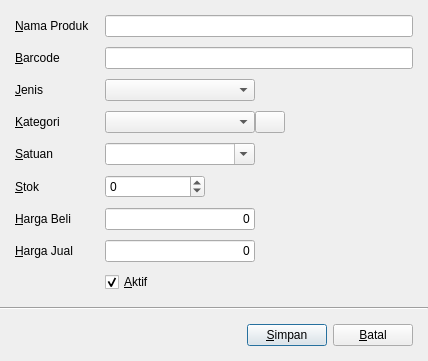
<?xml version="1.0" encoding="UTF-8"?>
<ui version="4.0">
 <class>ProductEditor</class>
 <widget class="QDialog" name="ProductEditor">
  <property name="geometry">
   <rect>
    <x>0</x>
    <y>0</y>
    <width>428</width>
    <height>361</height>
   </rect>
  </property>
  <property name="windowTitle">
   <string>Produk</string>
  </property>
  <layout class="QVBoxLayout" name="verticalLayout">
   <property name="spacing">
    <number>0</number>
   </property>
   <property name="leftMargin">
    <number>0</number>
   </property>
   <property name="topMargin">
    <number>0</number>
   </property>
   <property name="rightMargin">
    <number>0</number>
   </property>
   <property name="bottomMargin">
    <number>0</number>
   </property>
   <item>
    <widget class="QFrame" name="contentFrame">
     <layout class="QFormLayout" name="formLayout">
      <property name="horizontalSpacing">
       <number>15</number>
      </property>
      <property name="verticalSpacing">
       <number>10</number>
      </property>
      <property name="leftMargin">
       <number>15</number>
      </property>
      <property name="topMargin">
       <number>15</number>
      </property>
      <property name="rightMargin">
       <number>15</number>
      </property>
      <property name="bottomMargin">
       <number>15</number>
      </property>
      <item row="0" column="0">
       <widget class="QLabel" name="label">
        <property name="text">
         <string>&amp;Nama Produk</string>
        </property>
        <property name="buddy">
         <cstring>nameEdit</cstring>
        </property>
       </widget>
      </item>
      <item row="0" column="1">
       <widget class="QLineEdit" name="nameEdit"/>
      </item>
      <item row="2" column="1">
       <widget class="QComboBox" name="typeComboBox">
        <property name="maximumSize">
         <size>
          <width>150</width>
          <height>16777215</height>
         </size>
        </property>
       </widget>
      </item>
      <item row="4" column="0">
       <widget class="QLabel" name="label_2">
        <property name="text">
         <string>&amp;Satuan</string>
        </property>
        <property name="buddy">
         <cstring>uomComboBox</cstring>
        </property>
       </widget>
      </item>
      <item row="4" column="1">
       <widget class="QComboBox" name="uomComboBox">
        <property name="maximumSize">
         <size>
          <width>150</width>
          <height>16777215</height>
         </size>
        </property>
        <property name="editable">
         <bool>true</bool>
        </property>
       </widget>
      </item>
      <item row="6" column="0">
       <widget class="QLabel" name="label_3">
        <property name="text">
         <string>&amp;Harga Beli</string>
        </property>
        <property name="buddy">
         <cstring>costEdit</cstring>
        </property>
       </widget>
      </item>
      <item row="6" column="1">
       <widget class="CurrencyEdit" name="costEdit">
        <property name="maximumSize">
         <size>
          <width>150</width>
          <height>16777215</height>
         </size>
        </property>
        <property name="text">
         <string>0</string>
        </property>
        <property name="alignment">
         <set>Qt::AlignRight|Qt::AlignTrailing|Qt::AlignVCenter</set>
        </property>
       </widget>
      </item>
      <item row="7" column="0">
       <widget class="QLabel" name="label_4">
        <property name="text">
         <string>&amp;Harga Jual</string>
        </property>
        <property name="buddy">
         <cstring>priceEdit</cstring>
        </property>
       </widget>
      </item>
      <item row="7" column="1">
       <widget class="CurrencyEdit" name="priceEdit">
        <property name="maximumSize">
         <size>
          <width>150</width>
          <height>16777215</height>
         </size>
        </property>
        <property name="text">
         <string>0</string>
        </property>
        <property name="alignment">
         <set>Qt::AlignRight|Qt::AlignTrailing|Qt::AlignVCenter</set>
        </property>
       </widget>
      </item>
      <item row="2" column="0">
       <widget class="QLabel" name="label_5">
        <property name="text">
         <string>&amp;Jenis</string>
        </property>
        <property name="buddy">
         <cstring>typeComboBox</cstring>
        </property>
       </widget>
      </item>
      <item row="8" column="1">
       <widget class="QCheckBox" name="activeCheckBox">
        <property name="text">
         <string>&amp;Aktif</string>
        </property>
        <property name="checked">
         <bool>true</bool>
        </property>
       </widget>
      </item>
      <item row="5" column="0">
       <widget class="QLabel" name="label_6">
        <property name="text">
         <string>&amp;Stok</string>
        </property>
        <property name="buddy">
         <cstring>stockSpinBox</cstring>
        </property>
       </widget>
      </item>
      <item row="5" column="1">
       <widget class="QSpinBox" name="stockSpinBox">
        <property name="maximumSize">
         <size>
          <width>100</width>
          <height>16777215</height>
         </size>
        </property>
        <property name="minimum">
         <number>-999999999</number>
        </property>
        <property name="maximum">
         <number>999999999</number>
        </property>
       </widget>
      </item>
      <item row="3" column="0">
       <widget class="QLabel" name="label_7">
        <property name="text">
         <string>&amp;Kategori</string>
        </property>
        <property name="buddy">
         <cstring>categoryComboBox</cstring>
        </property>
       </widget>
      </item>
      <item row="3" column="1">
       <layout class="QHBoxLayout" name="horizontalLayout_2">
        <item>
         <widget class="QComboBox" name="categoryComboBox">
          <property name="minimumSize">
           <size>
            <width>150</width>
            <height>0</height>
           </size>
          </property>
          <property name="maximumSize">
           <size>
            <width>150</width>
            <height>16777215</height>
           </size>
          </property>
          <property name="editable">
           <bool>false</bool>
          </property>
         </widget>
        </item>
        <item>
         <widget class="QPushButton" name="addCategoryButton">
          <property name="maximumSize">
           <size>
            <width>30</width>
            <height>16777215</height>
           </size>
          </property>
          <property name="text">
           <string/>
          </property>
          <property name="icon">
           <iconset resource="app.qrc">
            <normaloff>:/icons/add</normaloff>:/icons/add</iconset>
          </property>
          <property name="autoDefault">
           <bool>false</bool>
          </property>
         </widget>
        </item>
        <item>
         <spacer name="horizontalSpacer_2">
          <property name="orientation">
           <enum>Qt::Horizontal</enum>
          </property>
          <property name="sizeHint" stdset="0">
           <size>
            <width>40</width>
            <height>20</height>
           </size>
          </property>
         </spacer>
        </item>
       </layout>
      </item>
      <item row="1" column="0">
       <widget class="QLabel" name="label_8">
        <property name="text">
         <string>&amp;Barcode</string>
        </property>
        <property name="buddy">
         <cstring>barcodeEdit</cstring>
        </property>
       </widget>
      </item>
      <item row="1" column="1">
       <widget class="QLineEdit" name="barcodeEdit"/>
      </item>
     </layout>
    </widget>
   </item>
   <item>
    <widget class="Line" name="line">
     <property name="orientation">
      <enum>Qt::Horizontal</enum>
     </property>
    </widget>
   </item>
   <item>
    <widget class="QFrame" name="footerFrame">
     <layout class="QHBoxLayout" name="horizontalLayout">
      <property name="spacing">
       <number>6</number>
      </property>
      <property name="leftMargin">
       <number>15</number>
      </property>
      <property name="topMargin">
       <number>10</number>
      </property>
      <property name="rightMargin">
       <number>15</number>
      </property>
      <property name="bottomMargin">
       <number>10</number>
      </property>
      <item>
       <spacer name="horizontalSpacer">
        <property name="orientation">
         <enum>Qt::Horizontal</enum>
        </property>
        <property name="sizeHint" stdset="0">
         <size>
          <width>40</width>
          <height>20</height>
         </size>
        </property>
       </spacer>
      </item>
      <item>
       <widget class="QPushButton" name="saveButton">
        <property name="text">
         <string>&amp;Simpan</string>
        </property>
        <property name="icon">
         <iconset resource="app.qrc">
          <normaloff>:/icons/save</normaloff>:/icons/save</iconset>
        </property>
        <property name="iconSize">
         <size>
          <width>20</width>
          <height>20</height>
         </size>
        </property>
       </widget>
      </item>
      <item>
       <widget class="QPushButton" name="cancelButton">
        <property name="text">
         <string>&amp;Batal</string>
        </property>
        <property name="icon">
         <iconset resource="app.qrc">
          <normaloff>:/icons/clear</normaloff>:/icons/clear</iconset>
        </property>
        <property name="iconSize">
         <size>
          <width>20</width>
          <height>20</height>
         </size>
        </property>
       </widget>
      </item>
     </layout>
    </widget>
   </item>
  </layout>
 </widget>
 <customwidgets>
  <customwidget>
   <class>CurrencyEdit</class>
   <extends>QLineEdit</extends>
   <header>libs/currencyedit.h</header>
  </customwidget>
 </customwidgets>
 <tabstops>
  <tabstop>nameEdit</tabstop>
  <tabstop>barcodeEdit</tabstop>
  <tabstop>typeComboBox</tabstop>
  <tabstop>categoryComboBox</tabstop>
  <tabstop>addCategoryButton</tabstop>
  <tabstop>uomComboBox</tabstop>
  <tabstop>stockSpinBox</tabstop>
  <tabstop>costEdit</tabstop>
  <tabstop>priceEdit</tabstop>
  <tabstop>activeCheckBox</tabstop>
  <tabstop>saveButton</tabstop>
  <tabstop>cancelButton</tabstop>
 </tabstops>
 <resources>
  <include location="app.qrc"/>
 </resources>
 <connections/>
</ui>
